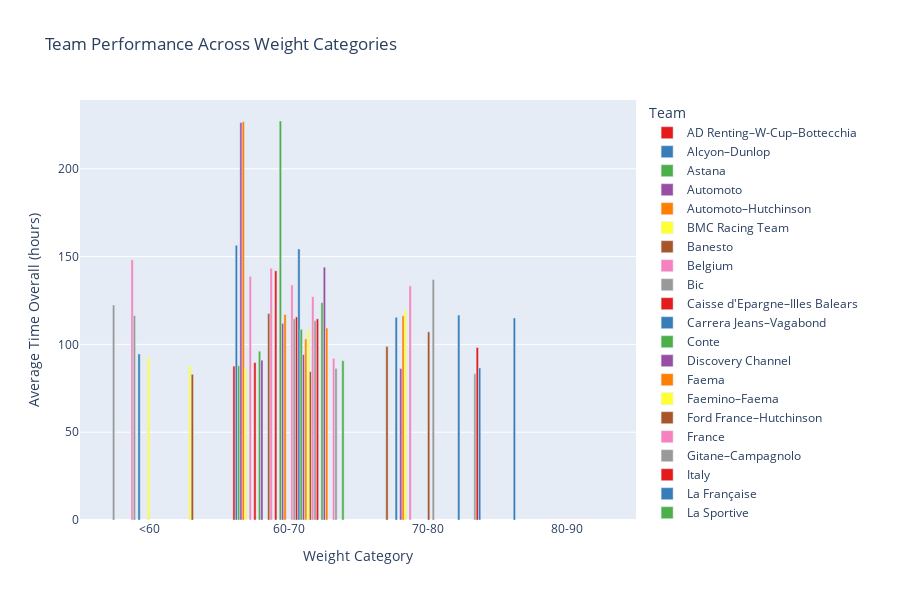

Notebook code for this chart:
### Code cell
import pandas as pd
import plotly.express as px

# Create weight bins
bins = [0, 60, 70, 80, 90]
labels = ['<60', '60-70', '70-80', '80-90']
winner['weight_category'] = pd.cut(winner['weight'], bins=bins, labels=labels)

# Group by winner_team and weight category, then calculate the average overall time for each team and weight category
team_weight_performance = winner.groupby(['winner_team', 'weight_category'])['time_overall'].mean().reset_index()

# grouped bar plot to visualize the average time_overall for each team within weight categories
fig = px.bar(team_weight_performance, x='weight_category', y='time_overall', color='winner_team',
             title='Team Performance Across Weight Categories',
             labels={'weight_category': 'Weight Category', 'time_overall': 'Average Time Overall (hours)', 'winner_team': 'Team'},
             barmode='group',
             height=600,
             color_discrete_sequence=px.colors.qualitative.Set1)


fig.update_layout(
    xaxis_title="Weight Category",
    yaxis_title="Average Time Overall (hours)",
    legend_title="Team",
    template="plotly"
)

fig.show()

### Figure 1 — Plotly figure (JSON) as saved in the notebook; plotly's stock layout.template omitted (floating-point values rounded to 4 significant figures)
{"data": [{"alignmentgroup": "True", "hovertemplate": "Team=AD Renting–W-Cup–Bottecchia<br>Weight Category=%{x}<br>Average Time Overall (hours)=%{y}<extra></extra>", "legendgroup": "AD Renting–W-Cup–Bottecchia", "marker": {"color": "rgb(228,26,28)", "pattern": {"shape": ""}}, "name": "AD Renting–W-Cup–Bottecchia", "offsetgroup": "AD Renting–W-Cup–Bottecchia", "orientation": "v", "showlegend": true, "textposition": "auto", "type": "bar", "x": ["<60", "60-70", "70-80", "80-90"], "xaxis": "x", "y": [null, 87.64, null, null], "yaxis": "y"}, {"alignmentgroup": "True", "hovertemplate": "Team=Alcyon–Dunlop<br>Weight Category=%{x}<br>Average Time Overall (hours)=%{y}<extra></extra>", "legendgroup": "Alcyon–Dunlop", "marker": {"color": "rgb(55,126,184)", "pattern": {"shape": ""}}, "name": "Alcyon–Dunlop", "offsetgroup": "Alcyon–Dunlop", "orientation": "v", "showlegend": true, "textposition": "auto", "type": "bar", "x": ["<60", "60-70", "70-80", "80-90"], "xaxis": "x", "y": [null, 156.4, null, 115.0], "yaxis": "y"}, {"alignmentgroup": "True", "hovertemplate": "Team=Astana<br>Weight Category=%{x}<br>Average Time Overall (hours)=%{y}<extra></extra>", "legendgroup": "Astana", "marker": {"color": "rgb(77,175,74)", "pattern": {"shape": ""}}, "name": "Astana", "offsetgroup": "Astana", "orientation": "v", "showlegend": true, "textposition": "auto", "type": "bar", "x": ["<60", "60-70", "70-80", "80-90"], "xaxis": "x", "y": [null, 87.9, null, null], "yaxis": "y"}, {"alignmentgroup": "True", "hovertemplate": "Team=Automoto<br>Weight Category=%{x}<br>Average Time Overall (hours)=%{y}<extra></extra>", "legendgroup": "Automoto", "marker": {"color": "rgb(152,78,163)", "pattern": {"shape": ""}}, "name": "Automoto", "offsetgroup": "Automoto", "orientation": "v", "showlegend": true, "textposition": "auto", "type": "bar", "x": ["<60", "60-70", "70-80", "80-90"], "xaxis": "x", "y": [null, 226.3, null, null], "yaxis": "y"}, {"alignmentgroup": "True", "hovertemplate": "Team=Automoto–Hutchinson<br>Weight Category=%{x}<br>Average Time Overall (hours)=%{y}<extra></extra>", "legendgroup": "Automoto–Hutchinson", "marker": {"color": "rgb(255,127,0)", "pattern": {"shape": ""}}, "name": "Automoto–Hutchinson", "offsetgroup": "Automoto–Hutchinson", "orientation": "v", "showlegend": true, "textposition": "auto", "type": "bar", "x": ["<60", "60-70", "70-80", "80-90"], "xaxis": "x", "y": [null, 226.7, null, null], "yaxis": "y"}, {"alignmentgroup": "True", "hovertemplate": "Team=BMC Racing Team<br>Weight Category=%{x}<br>Average Time Overall (hours)=%{y}<extra></extra>", "legendgroup": "BMC Racing Team", "marker": {"color": "rgb(255,255,51)", "pattern": {"shape": ""}}, "name": "BMC Racing Team", "offsetgroup": "BMC Racing Team", "orientation": "v", "showlegend": true, "textposition": "auto", "type": "bar", "x": ["<60", "60-70", "70-80", "80-90"], "xaxis": "x", "y": [null, 86.21, null, null], "yaxis": "y"}, {"alignmentgroup": "True", "hovertemplate": "Team=Banesto<br>Weight Category=%{x}<br>Average Time Overall (hours)=%{y}<extra></extra>", "legendgroup": "Banesto", "marker": {"color": "rgb(166,86,40)", "pattern": {"shape": ""}}, "name": "Banesto", "offsetgroup": "Banesto", "orientation": "v", "showlegend": true, "textposition": "auto", "type": "bar", "x": ["<60", "60-70", "70-80", "80-90"], "xaxis": "x", "y": [null, null, 98.84, null], "yaxis": "y"}, {"alignmentgroup": "True", "hovertemplate": "Team=Belgium<br>Weight Category=%{x}<br>Average Time Overall (hours)=%{y}<extra></extra>", "legendgroup": "Belgium", "marker": {"color": "rgb(247,129,191)", "pattern": {"shape": ""}}, "name": "Belgium", "offsetgroup": "Belgium", "orientation": "v", "showlegend": true, "textposition": "auto", "type": "bar", "x": ["<60", "60-70", "70-80", "80-90"], "xaxis": "x", "y": [null, 138.7, null, null], "yaxis": "y"}, {"alignmentgroup": "True", "hovertemplate": "Team=Bic<br>Weight Category=%{x}<br>Average Time Overall (hours)=%{y}<extra></extra>", "legendgroup": "Bic", "marker": {"color": "rgb(153,153,153)", "pattern": {"shape": ""}}, "name": "Bic", "offsetgroup": "Bic", "orientation": "v", "showlegend": true, "textposition": "auto", "type": "bar", "x": ["<60", "60-70", "70-80", "80-90"], "xaxis": "x", "y": [122.4, null, null, null], "yaxis": "y"}, {"alignmentgroup": "True", "hovertemplate": "Team=Caisse d'Epargne–Illes Balears<br>Weight Category=%{x}<br>Average Time Overall (hours)=%{y}<extra></extra>", "legendgroup": "Caisse d'Epargne–Illes Balears", "marker": {"color": "rgb(228,26,28)", "pattern": {"shape": ""}}, "name": "Caisse d'Epargne–Illes Balears", "offsetgroup": "Caisse d'Epargne–Illes Balears", "orientation": "v", "showlegend": true, "textposition": "auto", "type": "bar", "x": ["<60", "60-70", "70-80", "80-90"], "xaxis": "x", "y": [null, 89.67, null, null], "yaxis": "y"}, {"alignmentgroup": "True", "hovertemplate": "Team=Carrera Jeans–Vagabond<br>Weight Category=%{x}<br>Average Time Overall (hours)=%{y}<extra></extra>", "legendgroup": "Carrera Jeans–Vagabond", "marker": {"color": "rgb(55,126,184)", "pattern": {"shape": ""}}, "name": "Carrera Jeans–Vagabond", "offsetgroup": "Carrera Jeans–Vagabond", "orientation": "v", "showlegend": true, "textposition": "auto", "type": "bar", "x": ["<60", "60-70", "70-80", "80-90"], "xaxis": "x", "y": [null, null, 115.5, null], "yaxis": "y"}, {"alignmentgroup": "True", "hovertemplate": "Team=Conte<br>Weight Category=%{x}<br>Average Time Overall (hours)=%{y}<extra></extra>", "legendgroup": "Conte", "marker": {"color": "rgb(77,175,74)", "pattern": {"shape": ""}}, "name": "Conte", "offsetgroup": "Conte", "orientation": "v", "showlegend": true, "textposition": "auto", "type": "bar", "x": ["<60", "60-70", "70-80", "80-90"], "xaxis": "x", "y": [null, 96.1, null, null], "yaxis": "y"}, {"alignmentgroup": "True", "hovertemplate": "Team=Discovery Channel<br>Weight Category=%{x}<br>Average Time Overall (hours)=%{y}<extra></extra>", "legendgroup": "Discovery Channel", "marker": {"color": "rgb(152,78,163)", "pattern": {"shape": ""}}, "name": "Discovery Channel", "offsetgroup": "Discovery Channel", "orientation": "v", "showlegend": true, "textposition": "auto", "type": "bar", "x": ["<60", "60-70", "70-80", "80-90"], "xaxis": "x", "y": [null, 91.01, 86.25, null], "yaxis": "y"}, {"alignmentgroup": "True", "hovertemplate": "Team=Faema<br>Weight Category=%{x}<br>Average Time Overall (hours)=%{y}<extra></extra>", "legendgroup": "Faema", "marker": {"color": "rgb(255,127,0)", "pattern": {"shape": ""}}, "name": "Faema", "offsetgroup": "Faema", "orientation": "v", "showlegend": true, "textposition": "auto", "type": "bar", "x": ["<60", "60-70", "70-80", "80-90"], "xaxis": "x", "y": [null, null, 116.3, null], "yaxis": "y"}, {"alignmentgroup": "True", "hovertemplate": "Team=Faemino–Faema<br>Weight Category=%{x}<br>Average Time Overall (hours)=%{y}<extra></extra>", "legendgroup": "Faemino–Faema", "marker": {"color": "rgb(255,255,51)", "pattern": {"shape": ""}}, "name": "Faemino–Faema", "offsetgroup": "Faemino–Faema", "orientation": "v", "showlegend": true, "textposition": "auto", "type": "bar", "x": ["<60", "60-70", "70-80", "80-90"], "xaxis": "x", "y": [null, null, 119.5, null], "yaxis": "y"}, {"alignmentgroup": "True", "hovertemplate": "Team=Ford France–Hutchinson<br>Weight Category=%{x}<br>Average Time Overall (hours)=%{y}<extra></extra>", "legendgroup": "Ford France–Hutchinson", "marker": {"color": "rgb(166,86,40)", "pattern": {"shape": ""}}, "name": "Ford France–Hutchinson", "offsetgroup": "Ford France–Hutchinson", "orientation": "v", "showlegend": true, "textposition": "auto", "type": "bar", "x": ["<60", "60-70", "70-80", "80-90"], "xaxis": "x", "y": [null, 117.6, null, null], "yaxis": "y"}, {"alignmentgroup": "True", "hovertemplate": "Team=France<br>Weight Category=%{x}<br>Average Time Overall (hours)=%{y}<extra></extra>", "legendgroup": "France", "marker": {"color": "rgb(247,129,191)", "pattern": {"shape": ""}}, "name": "France", "offsetgroup": "France", "orientation": "v", "showlegend": true, "textposition": "auto", "type": "bar", "x": ["<60", "60-70", "70-80", "80-90"], "xaxis": "x", "y": [148.2, 143.4, 133.3, null], "yaxis": "y"}, {"alignmentgroup": "True", "hovertemplate": "Team=Gitane–Campagnolo<br>Weight Category=%{x}<br>Average Time Overall (hours)=%{y}<extra></extra>", "legendgroup": "Gitane–Campagnolo", "marker": {"color": "rgb(153,153,153)", "pattern": {"shape": ""}}, "name": "Gitane–Campagnolo", "offsetgroup": "Gitane–Campagnolo", "orientation": "v", "showlegend": true, "textposition": "auto", "type": "bar", "x": ["<60", "60-70", "70-80", "80-90"], "xaxis": "x", "y": [116.4, null, null, null], "yaxis": "y"}, {"alignmentgroup": "True", "hovertemplate": "Team=Italy<br>Weight Category=%{x}<br>Average Time Overall (hours)=%{y}<extra></extra>", "legendgroup": "Italy", "marker": {"color": "rgb(228,26,28)", "pattern": {"shape": ""}}, "name": "Italy", "offsetgroup": "Italy", "orientation": "v", "showlegend": true, "textposition": "auto", "type": "bar", "x": ["<60", "60-70", "70-80", "80-90"], "xaxis": "x", "y": [null, 141.9, null, null], "yaxis": "y"}, {"alignmentgroup": "True", "hovertemplate": "Team=La Française<br>Weight Category=%{x}<br>Average Time Overall (hours)=%{y}<extra></extra>", "legendgroup": "La Française", "marker": {"color": "rgb(55,126,184)", "pattern": {"shape": ""}}, "name": "La Française", "offsetgroup": "La Française", "orientation": "v", "showlegend": true, "textposition": "auto", "type": "bar", "x": ["<60", "60-70", "70-80", "80-90"], "xaxis": "x", "y": [94.55, null, null, null], "yaxis": "y"}, {"alignmentgroup": "True", "hovertemplate": "Team=La Sportive<br>Weight Category=%{x}<br>Average Time Overall (hours)=%{y}<extra></extra>", "legendgroup": "La Sportive", "marker": {"color": "rgb(77,175,74)", "pattern": {"shape": ""}}, "name": "La Sportive", "offsetgroup": "La Sportive", "orientation": "v", "showlegend": true, "textposition": "auto", "type": "bar", "x": ["<60", "60-70", "70-80", "80-90"], "xaxis": "x", "y": [null, 227.2, null, null], "yaxis": "y"}, {"alignmentgroup": "True", "hovertemplate": "Team=La Vie Claire<br>Weight Category=%{x}<br>Average Time Overall (hours)=%{y}<extra></extra>", "legendgroup": "La Vie Claire", "marker": {"color": "rgb(152,78,163)", "pattern": {"shape": ""}}, "name": "La Vie Claire", "offsetgroup": "La Vie Claire", "orientation": "v", "showlegend": true, "textposition": "auto", "type": "bar", "x": ["<60", "60-70", "70-80", "80-90"], "xaxis": "x", "y": [null, 112.0, null, null], "yaxis": "y"}, {"alignmentgroup": "True", "hovertemplate": "Team=Luxembourg<br>Weight Category=%{x}<br>Average Time Overall (hours)=%{y}<extra></extra>", "legendgroup": "Luxembourg", "marker": {"color": "rgb(255,127,0)", "pattern": {"shape": ""}}, "name": "Luxembourg", "offsetgroup": "Luxembourg", "orientation": "v", "showlegend": true, "textposition": "auto", "type": "bar", "x": ["<60", "60-70", "70-80", "80-90"], "xaxis": "x", "y": [null, 117.0, null, null], "yaxis": "y"}, {"alignmentgroup": "True", "hovertemplate": "Team=Mercatone Uno–Bianchi<br>Weight Category=%{x}<br>Average Time Overall (hours)=%{y}<extra></extra>", "legendgroup": "Mercatone Uno–Bianchi", "marker": {"color": "rgb(255,255,51)", "pattern": {"shape": ""}}, "name": "Mercatone Uno–Bianchi", "offsetgroup": "Mercatone Uno–Bianchi", "orientation": "v", "showlegend": true, "textposition": "auto", "type": "bar", "x": ["<60", "60-70", "70-80", "80-90"], "xaxis": "x", "y": [92.83, null, null, null], "yaxis": "y"}, {"alignmentgroup": "True", "hovertemplate": "Team=Molteni<br>Weight Category=%{x}<br>Average Time Overall (hours)=%{y}<extra></extra>", "legendgroup": "Molteni", "marker": {"color": "rgb(166,86,40)", "pattern": {"shape": ""}}, "name": "Molteni", "offsetgroup": "Molteni", "orientation": "v", "showlegend": true, "textposition": "auto", "type": "bar", "x": ["<60", "60-70", "70-80", "80-90"], "xaxis": "x", "y": [null, null, 107.1, null], "yaxis": "y"}, {"alignmentgroup": "True", "hovertemplate": "Team=Pelforth–Sauvage–Lejeune<br>Weight Category=%{x}<br>Average Time Overall (hours)=%{y}<extra></extra>", "legendgroup": "Pelforth–Sauvage–Lejeune", "marker": {"color": "rgb(247,129,191)", "pattern": {"shape": ""}}, "name": "Pelforth–Sauvage–Lejeune", "offsetgroup": "Pelforth–Sauvage–Lejeune", "orientation": "v", "showlegend": true, "textposition": "auto", "type": "bar", "x": ["<60", "60-70", "70-80", "80-90"], "xaxis": "x", "y": [null, 133.8, null, null], "yaxis": "y"}, {"alignmentgroup": "True", "hovertemplate": "Team=Peugeot–BP–Michelin<br>Weight Category=%{x}<br>Average Time Overall (hours)=%{y}<extra></extra>", "legendgroup": "Peugeot–BP–Michelin", "marker": {"color": "rgb(153,153,153)", "pattern": {"shape": ""}}, "name": "Peugeot–BP–Michelin", "offsetgroup": "Peugeot–BP–Michelin", "orientation": "v", "showlegend": true, "textposition": "auto", "type": "bar", "x": ["<60", "60-70", "70-80", "80-90"], "xaxis": "x", "y": [null, 114.6, 136.9, null], "yaxis": "y"}, {"alignmentgroup": "True", "hovertemplate": "Team=Peugeot–Esso–Michelin<br>Weight Category=%{x}<br>Average Time Overall (hours)=%{y}<extra></extra>", "legendgroup": "Peugeot–Esso–Michelin", "marker": {"color": "rgb(228,26,28)", "pattern": {"shape": ""}}, "name": "Peugeot–Esso–Michelin", "offsetgroup": "Peugeot–Esso–Michelin", "orientation": "v", "showlegend": true, "textposition": "auto", "type": "bar", "x": ["<60", "60-70", "70-80", "80-90"], "xaxis": "x", "y": [null, 115.6, null, null], "yaxis": "y"}, {"alignmentgroup": "True", "hovertemplate": "Team=Peugeot–Wolber<br>Weight Category=%{x}<br>Average Time Overall (hours)=%{y}<extra></extra>", "legendgroup": "Peugeot–Wolber", "marker": {"color": "rgb(55,126,184)", "pattern": {"shape": ""}}, "name": "Peugeot–Wolber", "offsetgroup": "Peugeot–Wolber", "orientation": "v", "showlegend": true, "textposition": "auto", "type": "bar", "x": ["<60", "60-70", "70-80", "80-90"], "xaxis": "x", "y": [null, 154.4, null, null], "yaxis": "y"}, {"alignmentgroup": "True", "hovertemplate": "Team=Renault–Elf<br>Weight Category=%{x}<br>Average Time Overall (hours)=%{y}<extra></extra>", "legendgroup": "Renault–Elf", "marker": {"color": "rgb(77,175,74)", "pattern": {"shape": ""}}, "name": "Renault–Elf", "offsetgroup": "Renault–Elf", "orientation": "v", "showlegend": true, "textposition": "auto", "type": "bar", "x": ["<60", "60-70", "70-80", "80-90"], "xaxis": "x", "y": [null, 108.6, null, null], "yaxis": "y"}, {"alignmentgroup": "True", "hovertemplate": "Team=Renault–Elf–Gitane<br>Weight Category=%{x}<br>Average Time Overall (hours)=%{y}<extra></extra>", "legendgroup": "Renault–Elf–Gitane", "marker": {"color": "rgb(152,78,163)", "pattern": {"shape": ""}}, "name": "Renault–Elf–Gitane", "offsetgroup": "Renault–Elf–Gitane", "orientation": "v", "showlegend": true, "textposition": "auto", "type": "bar", "x": ["<60", "60-70", "70-80", "80-90"], "xaxis": "x", "y": [null, 94.24, null, null], "yaxis": "y"}, {"alignmentgroup": "True", "hovertemplate": "Team=Renault–Gitane<br>Weight Category=%{x}<br>Average Time Overall (hours)=%{y}<extra></extra>", "legendgroup": "Renault–Gitane", "marker": {"color": "rgb(255,127,0)", "pattern": {"shape": ""}}, "name": "Renault–Gitane", "offsetgroup": "Renault–Gitane", "orientation": "v", "showlegend": true, "textposition": "auto", "type": "bar", "x": ["<60", "60-70", "70-80", "80-90"], "xaxis": "x", "y": [null, 103.1, null, null], "yaxis": "y"}, {"alignmentgroup": "True", "hovertemplate": "Team=Renault–Gitane–Campagnolo<br>Weight Category=%{x}<br>Average Time Overall (hours)=%{y}<extra></extra>", "legendgroup": "Renault–Gitane–Campagnolo", "marker": {"color": "rgb(255,255,51)", "pattern": {"shape": ""}}, "name": "Renault–Gitane–Campagnolo", "offsetgroup": "Renault–Gitane–Campagnolo", "orientation": "v", "showlegend": true, "textposition": "auto", "type": "bar", "x": ["<60", "60-70", "70-80", "80-90"], "xaxis": "x", "y": [null, 108.3, null, null], "yaxis": "y"}, {"alignmentgroup": "True", "hovertemplate": "Team=Reynolds<br>Weight Category=%{x}<br>Average Time Overall (hours)=%{y}<extra></extra>", "legendgroup": "Reynolds", "marker": {"color": "rgb(166,86,40)", "pattern": {"shape": ""}}, "name": "Reynolds", "offsetgroup": "Reynolds", "orientation": "v", "showlegend": true, "textposition": "auto", "type": "bar", "x": ["<60", "60-70", "70-80", "80-90"], "xaxis": "x", "y": [null, 84.46, null, null], "yaxis": "y"}, {"alignmentgroup": "True", "hovertemplate": "Team=Saint-Raphaël–Gitane–Dunlop<br>Weight Category=%{x}<br>Average Time Overall (hours)=%{y}<extra></extra>", "legendgroup": "Saint-Raphaël–Gitane–Dunlop", "marker": {"color": "rgb(247,129,191)", "pattern": {"shape": ""}}, "name": "Saint-Raphaël–Gitane–Dunlop", "offsetgroup": "Saint-Raphaël–Gitane–Dunlop", "orientation": "v", "showlegend": true, "textposition": "auto", "type": "bar", "x": ["<60", "60-70", "70-80", "80-90"], "xaxis": "x", "y": [null, 127.2, null, null], "yaxis": "y"}, {"alignmentgroup": "True", "hovertemplate": "Team=Saint-Raphaël–Gitane–R. Geminiani<br>Weight Category=%{x}<br>Average Time Overall (hours)=%{y}<extra></extra>", "legendgroup": "Saint-Raphaël–Gitane–R. Geminiani", "marker": {"color": "rgb(153,153,153)", "pattern": {"shape": ""}}, "name": "Saint-Raphaël–Gitane–R. Geminiani", "offsetgroup": "Saint-Raphaël–Gitane–R. Geminiani", "orientation": "v", "showlegend": true, "textposition": "auto", "type": "bar", "x": ["<60", "60-70", "70-80", "80-90"], "xaxis": "x", "y": [null, 113.5, null, null], "yaxis": "y"}, {"alignmentgroup": "True", "hovertemplate": "Team=Saint-Raphaël–Helyett–Hutchinson<br>Weight Category=%{x}<br>Average Time Overall (hours)=%{y}<extra></extra>", "legendgroup": "Saint-Raphaël–Helyett–Hutchinson", "marker": {"color": "rgb(228,26,28)", "pattern": {"shape": ""}}, "name": "Saint-Raphaël–Helyett–Hutchinson", "offsetgroup": "Saint-Raphaël–Helyett–Hutchinson", "orientation": "v", "showlegend": true, "textposition": "auto", "type": "bar", "x": ["<60", "60-70", "70-80", "80-90"], "xaxis": "x", "y": [null, 114.5, null, null], "yaxis": "y"}, {"alignmentgroup": "True", "hovertemplate": "Team=Salvarani<br>Weight Category=%{x}<br>Average Time Overall (hours)=%{y}<extra></extra>", "legendgroup": "Salvarani", "marker": {"color": "rgb(55,126,184)", "pattern": {"shape": ""}}, "name": "Salvarani", "offsetgroup": "Salvarani", "orientation": "v", "showlegend": true, "textposition": "auto", "type": "bar", "x": ["<60", "60-70", "70-80", "80-90"], "xaxis": "x", "y": [null, null, 116.7, null], "yaxis": "y"}, {"alignmentgroup": "True", "hovertemplate": "Team=Spain<br>Weight Category=%{x}<br>Average Time Overall (hours)=%{y}<extra></extra>", "legendgroup": "Spain", "marker": {"color": "rgb(77,175,74)", "pattern": {"shape": ""}}, "name": "Spain", "offsetgroup": "Spain", "orientation": "v", "showlegend": true, "textposition": "auto", "type": "bar", "x": ["<60", "60-70", "70-80", "80-90"], "xaxis": "x", "y": [null, 123.8, null, null], "yaxis": "y"}, {"alignmentgroup": "True", "hovertemplate": "Team=Switzerland<br>Weight Category=%{x}<br>Average Time Overall (hours)=%{y}<extra></extra>", "legendgroup": "Switzerland", "marker": {"color": "rgb(152,78,163)", "pattern": {"shape": ""}}, "name": "Switzerland", "offsetgroup": "Switzerland", "orientation": "v", "showlegend": true, "textposition": "auto", "type": "bar", "x": ["<60", "60-70", "70-80", "80-90"], "xaxis": "x", "y": [null, 144.0, null, null], "yaxis": "y"}, {"alignmentgroup": "True", "hovertemplate": "Team=TI–Raleigh–Creda<br>Weight Category=%{x}<br>Average Time Overall (hours)=%{y}<extra></extra>", "legendgroup": "TI–Raleigh–Creda", "marker": {"color": "rgb(255,127,0)", "pattern": {"shape": ""}}, "name": "TI–Raleigh–Creda", "offsetgroup": "TI–Raleigh–Creda", "orientation": "v", "showlegend": true, "textposition": "auto", "type": "bar", "x": ["<60", "60-70", "70-80", "80-90"], "xaxis": "x", "y": [null, 109.3, null, null], "yaxis": "y"}, {"alignmentgroup": "True", "hovertemplate": "Team=Team CSC<br>Weight Category=%{x}<br>Average Time Overall (hours)=%{y}<extra></extra>", "legendgroup": "Team CSC", "marker": {"color": "rgb(255,255,51)", "pattern": {"shape": ""}}, "name": "Team CSC", "offsetgroup": "Team CSC", "orientation": "v", "showlegend": true, "textposition": "auto", "type": "bar", "x": ["<60", "60-70", "70-80", "80-90"], "xaxis": "x", "y": [87.88, null, null, null], "yaxis": "y"}, {"alignmentgroup": "True", "hovertemplate": "Team=Team Ineos<br>Weight Category=%{x}<br>Average Time Overall (hours)=%{y}<extra></extra>", "legendgroup": "Team Ineos", "marker": {"color": "rgb(166,86,40)", "pattern": {"shape": ""}}, "name": "Team Ineos", "offsetgroup": "Team Ineos", "orientation": "v", "showlegend": true, "textposition": "auto", "type": "bar", "x": ["<60", "60-70", "70-80", "80-90"], "xaxis": "x", "y": [82.95, null, null, null], "yaxis": "y"}, {"alignmentgroup": "True", "hovertemplate": "Team=Team Saxo Bank<br>Weight Category=%{x}<br>Average Time Overall (hours)=%{y}<extra></extra>", "legendgroup": "Team Saxo Bank", "marker": {"color": "rgb(247,129,191)", "pattern": {"shape": ""}}, "name": "Team Saxo Bank", "offsetgroup": "Team Saxo Bank", "orientation": "v", "showlegend": true, "textposition": "auto", "type": "bar", "x": ["<60", "60-70", "70-80", "80-90"], "xaxis": "x", "y": [null, 91.99, null, null], "yaxis": "y"}, {"alignmentgroup": "True", "hovertemplate": "Team=Team Sky<br>Weight Category=%{x}<br>Average Time Overall (hours)=%{y}<extra></extra>", "legendgroup": "Team Sky", "marker": {"color": "rgb(153,153,153)", "pattern": {"shape": ""}}, "name": "Team Sky", "offsetgroup": "Team Sky", "orientation": "v", "showlegend": true, "textposition": "auto", "type": "bar", "x": ["<60", "60-70", "70-80", "80-90"], "xaxis": "x", "y": [null, 86.34, 83.29, null], "yaxis": "y"}, {"alignmentgroup": "True", "hovertemplate": "Team=Team Telekom<br>Weight Category=%{x}<br>Average Time Overall (hours)=%{y}<extra></extra>", "legendgroup": "Team Telekom", "marker": {"color": "rgb(228,26,28)", "pattern": {"shape": ""}}, "name": "Team Telekom", "offsetgroup": "Team Telekom", "orientation": "v", "showlegend": true, "textposition": "auto", "type": "bar", "x": ["<60", "60-70", "70-80", "80-90"], "xaxis": "x", "y": [null, null, 98.23, null], "yaxis": "y"}, {"alignmentgroup": "True", "hovertemplate": "Team=U.S. Postal Service<br>Weight Category=%{x}<br>Average Time Overall (hours)=%{y}<extra></extra>", "legendgroup": "U.S. Postal Service", "marker": {"color": "rgb(55,126,184)", "pattern": {"shape": ""}}, "name": "U.S. Postal Service", "offsetgroup": "U.S. Postal Service", "orientation": "v", "showlegend": true, "textposition": "auto", "type": "bar", "x": ["<60", "60-70", "70-80", "80-90"], "xaxis": "x", "y": [null, null, 86.63, null], "yaxis": "y"}, {"alignmentgroup": "True", "hovertemplate": "Team=Z–Tomasso<br>Weight Category=%{x}<br>Average Time Overall (hours)=%{y}<extra></extra>", "legendgroup": "Z–Tomasso", "marker": {"color": "rgb(77,175,74)", "pattern": {"shape": ""}}, "name": "Z–Tomasso", "offsetgroup": "Z–Tomasso", "orientation": "v", "showlegend": true, "textposition": "auto", "type": "bar", "x": ["<60", "60-70", "70-80", "80-90"], "xaxis": "x", "y": [null, 90.72, null, null], "yaxis": "y"}], "layout": {"barmode": "group", "height": 600, "legend": {"title": {"text": "Team"}, "tracegroupgap": 0}, "title": {"text": "Team Performance Across Weight Categories"}, "xaxis": {"anchor": "y", "domain": [0, 1], "title": {"text": "Weight Category"}}, "yaxis": {"anchor": "x", "domain": [0, 1], "title": {"text": "Average Time Overall (hours)"}}}}
